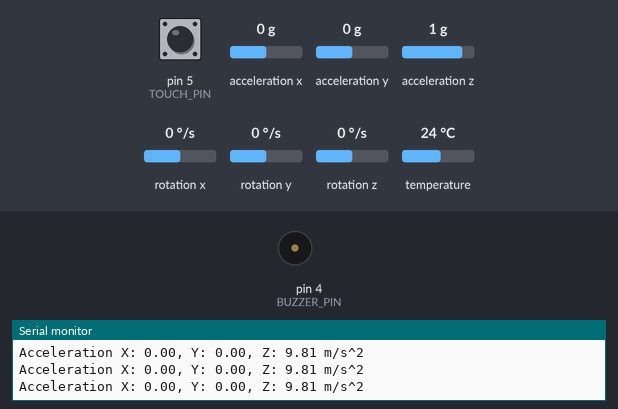
Bench run of a sketch on a simulated Arduino Leonardo, built with avr-gcc and run on an emulated ATmega32U4. On the bench: buzzer (waves = sounding), the last lines printed to the serial monitor. The test bench sets the inputs (shaded band); at power-on: acceleration x 0 g, pin 5 (TOUCH_PIN) HIGH, acceleration y 0 g, acceleration z 1 g, rotation x 0 °/s, rotation y 0 °/s, rotation z 0 °/s, temperature 24 °C.

Above: at 1.3 s.
1.4 s: acceleration x set to -1 g
2.9 s: acceleration x set to -1.3 g
At 4.5 s:
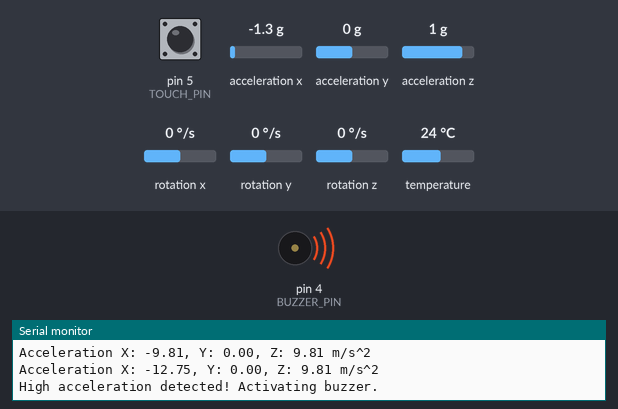
Timing chart, 0 to 14.5 s (numbered marks = the images above; inputs shaded):
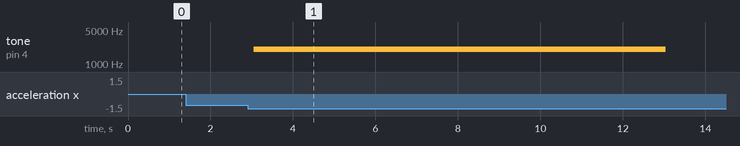

The sketch:

touch_sensor_gyrascope.ino
```cpp
#include <Adafruit_MPU6050.h>
#include <Adafruit_Sensor.h>
#include <Wire.h>

Adafruit_MPU6050 mpu;
#define BUZZER_PIN 4 // Define the buzzer pin
#define TOUCH_PIN 5  // Define the touch sensor pin

void setup(void) {
  Serial.begin(115200);
  while (!Serial)
    delay(10); // will pause Zero, Leonardo, etc until serial console opens

  Serial.println("Adafruit MPU6050 test!");

  if (!mpu.begin()) {
    Serial.println("Failed to find MPU6050 chip");
    while (1) {
      delay(10);
    }
  }
  Serial.println("MPU6050 Found!");

  mpu.setAccelerometerRange(MPU6050_RANGE_8_G);

  pinMode(BUZZER_PIN, OUTPUT);
  pinMode(TOUCH_PIN, INPUT_PULLUP); // Assuming the touch sensor is active LOW
}

void loop() {
  /* Get new sensor events with the readings */
  sensors_event_t a, g, temp;
  mpu.getEvent(&a, &g, &temp);

  /* Print out the values */
  Serial.print("Acceleration X: ");
  Serial.print(a.acceleration.x);
  Serial.print(", Y: ");
  Serial.print(a.acceleration.y);
  Serial.print(", Z: ");
  Serial.print(a.acceleration.z);
  Serial.println(" m/s^2");

  // Calculate acceleration magnitude
  float acceleration = sqrt(a.acceleration.x * a.acceleration.x +
                            a.acceleration.y * a.acceleration.y +
                            a.acceleration.z * a.acceleration.z);

  // Check if acceleration exceeds 15 m/s^2
  if (acceleration > 15.0) {
    // If yes, activate the buzzer
    tone(BUZZER_PIN, 2000, 10000);
    Serial.println("High acceleration detected! Activating buzzer.");

    // Continue buzzing until touch sensor is touched
    while (digitalRead(TOUCH_PIN) == HIGH) {
      // Wait for touch sensor to be touched
    }
    // Turn off the buzzer once touch sensor is touched
    noTone(BUZZER_PIN);
    Serial.println("Touch sensor touched. Buzzer turned off.");
  }

  Serial.println("");
  delay(500);
}
```

Measured:
- the behaviour switches between -1.1 and -1.2 g on acceleration x (found by bisection; images 0 and 1)
- after the input at 2.9 s, tone on pin 4 (BUZZER_PIN): silent → 2000 Hz after 0.14 s, → silent 10.0 s later
